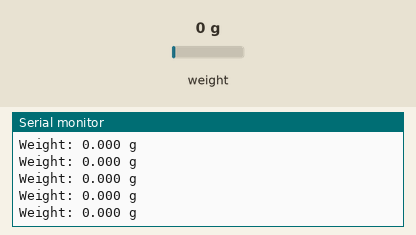
Bench run of a sketch on a simulated Arduino Uno, built with avr-gcc and run on an emulated ATmega328P. Shown: the last lines printed to the serial monitor. The inputs (shaded band) are chosen by the test bench; at power-on: weight on the scale 0 g.

Above: at 2.2 s.
2.3 s: weight on the scale set to 100 g
At 2.36 s:
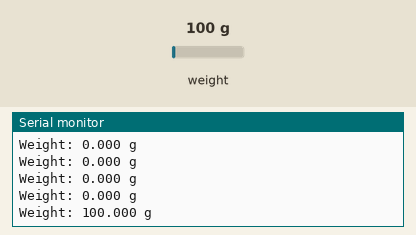
5.3 s: weight on the scale set to 1250 g
At 5.37 s:
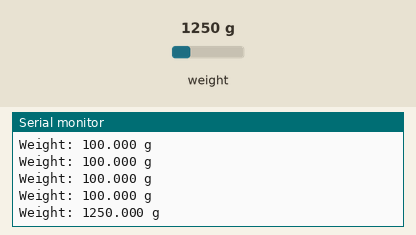
Timing chart, 0 to 8.3 s (numbered marks = the images above; inputs shaded):
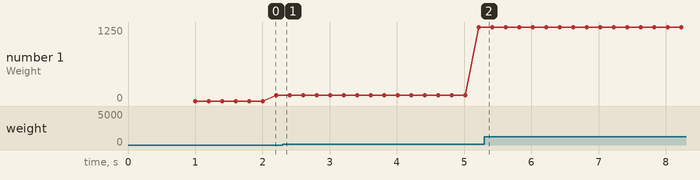

Measured:
- plotted number 1: 100 → 1250 after the input at 2.3 s

The sketch:

sketch_may24a.ino
```cpp
#include "HX711.h"  //You must have this library in your arduino library folder

#define DOUT  A2
#define CLK  A3


HX711 scale(DOUT, CLK);

//Change this calibration factor as per your load cell once it is found you many need to vary it in thousands
#define calibration_factor  -4000.5 //-106600 worked for my 40Kg max scale setup

//=============================================================================================
//                         SETUP
//=============================================================================================
void setup() {
  Serial.begin(9600);
  Serial.println("Press T to tare");
  scale.set_scale(calibration_factor);  //Calibration Factor obtained from first sketch
  scale.tare();             //Reset the scale to 0
 }

//=============================================================================================
//                         LOOP
//=============================================================================================
void loop() {
  Serial.print("Weight: ");
  Serial.print(scale.get_units(), 3);  //Up to 3 decimal points
  Serial.println(" g    "); //Change this to kg and re-adjust the calibration factor if you follow lbs

    delay(100);
  if(Serial.available())
  {
    char temp = Serial.read();
    if(temp == 't' || temp == 'T')
      scale.tare();  //Reset the scale to zero
  }
}
```
